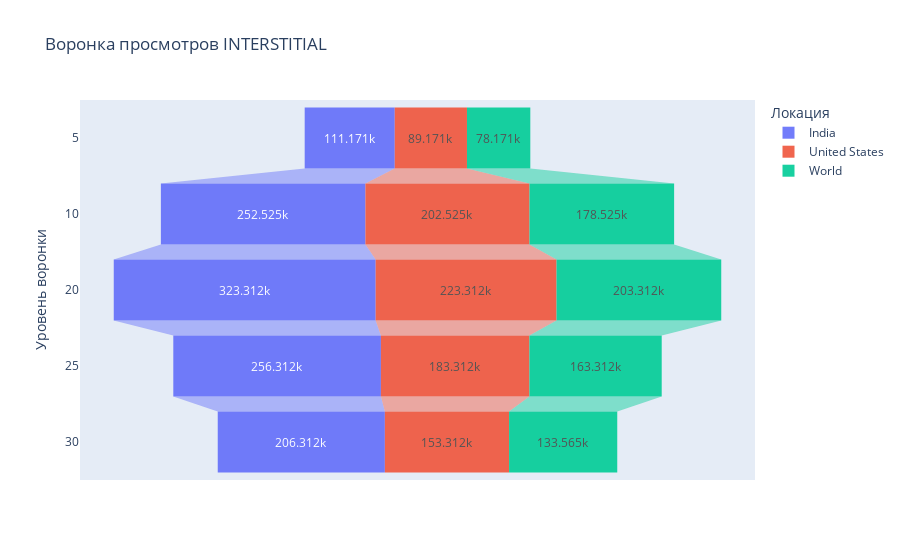

Notebook cell for this chart:
### Code cell
show_funnel_interstitial(df)

### Figure 1 — Plotly figure (JSON) as saved in the notebook; plotly's stock layout.template omitted (floating-point values rounded to 4 significant figures)
{"data": [{"hovertemplate": "Локация=India<br>Кол-во пользователей=%{x}<br>Уровень воронки=%{y}<extra></extra>", "legendgroup": "India", "marker": {"color": "#636efa"}, "name": "India", "opacity": 0.9, "orientation": "h", "showlegend": true, "type": "funnel", "x": [111171, 252525, 323312, 256312, 206312], "xaxis": "x", "y": ["5", "10", "20", "25", "30"], "yaxis": "y"}, {"hovertemplate": "Локация=United States<br>Кол-во пользователей=%{x}<br>Уровень воронки=%{y}<extra></extra>", "legendgroup": "United States", "marker": {"color": "#EF553B"}, "name": "United States", "opacity": 0.9, "orientation": "h", "showlegend": true, "type": "funnel", "x": [89171, 202525, 223312, 183312, 153312], "xaxis": "x", "y": ["5", "10", "20", "25", "30"], "yaxis": "y"}, {"hovertemplate": "Локация=World<br>Кол-во пользователей=%{x}<br>Уровень воронки=%{y}<extra></extra>", "legendgroup": "World", "marker": {"color": "#00cc96"}, "name": "World", "opacity": 0.9, "orientation": "h", "showlegend": true, "type": "funnel", "x": [78171, 178525, 203312, 163312, 133565], "xaxis": "x", "y": ["5", "10", "20", "25", "30"], "yaxis": "y"}], "layout": {"legend": {"title": {"text": "Локация"}, "tracegroupgap": 0}, "title": {"text": "Воронка просмотров INTERSTITIAL"}, "xaxis": {"anchor": "y", "domain": [0, 1], "title": {"text": "Кол-во пользователей"}}, "yaxis": {"anchor": "x", "domain": [0, 1], "title": {"text": "Уровень воронки"}}}}
